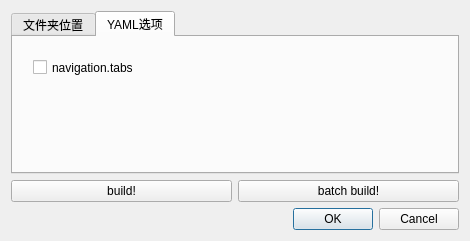
<?xml version="1.0" encoding="UTF-8"?>
<ui version="4.0">
 <class>Dialog</class>
 <widget class="QDialog" name="Dialog">
  <property name="geometry">
   <rect>
    <x>0</x>
    <y>0</y>
    <width>470</width>
    <height>241</height>
   </rect>
  </property>
  <property name="windowTitle">
   <string>Dialog</string>
  </property>
  <layout class="QVBoxLayout" name="verticalLayout_2">
   <item>
    <widget class="QTabWidget" name="tabWidget">
     <property name="currentIndex">
      <number>1</number>
     </property>
     <property name="documentMode">
      <bool>false</bool>
     </property>
     <property name="tabsClosable">
      <bool>false</bool>
     </property>
     <property name="tabBarAutoHide">
      <bool>false</bool>
     </property>
     <widget class="QWidget" name="folder">
      <attribute name="title">
       <string>文件夹位置</string>
      </attribute>
      <layout class="QVBoxLayout" name="verticalLayout">
       <item>
        <layout class="QHBoxLayout" name="s" stretch="0,0,0">
         <item>
          <widget class="QLabel" name="label">
           <property name="minimumSize">
            <size>
             <width>60</width>
             <height>0</height>
            </size>
           </property>
           <property name="maximumSize">
            <size>
             <width>16777215</width>
             <height>16777215</height>
            </size>
           </property>
           <property name="text">
            <string>源文件夹</string>
           </property>
          </widget>
         </item>
         <item>
          <widget class="QLineEdit" name="source"/>
         </item>
         <item>
          <widget class="QToolButton" name="select_source">
           <property name="text">
            <string>...</string>
           </property>
          </widget>
         </item>
        </layout>
       </item>
       <item>
        <layout class="QHBoxLayout" name="d" stretch="0,0,0">
         <item>
          <widget class="QLabel" name="label_2">
           <property name="minimumSize">
            <size>
             <width>60</width>
             <height>0</height>
            </size>
           </property>
           <property name="text">
            <string>目标文件夹</string>
           </property>
          </widget>
         </item>
         <item>
          <widget class="QLineEdit" name="destination"/>
         </item>
         <item>
          <widget class="QToolButton" name="select_dest">
           <property name="text">
            <string>...</string>
           </property>
          </widget>
         </item>
        </layout>
       </item>
       <item>
        <spacer name="verticalSpacer">
         <property name="orientation">
          <enum>Qt::Vertical</enum>
         </property>
         <property name="sizeHint" stdset="0">
          <size>
           <width>0</width>
           <height>2</height>
          </size>
         </property>
        </spacer>
       </item>
      </layout>
     </widget>
     <widget class="QWidget" name="yaml">
      <attribute name="title">
       <string>YAML选项</string>
      </attribute>
      <widget class="QCheckBox" name="check_nav_tab">
       <property name="geometry">
        <rect>
         <x>20</x>
         <y>20</y>
         <width>101</width>
         <height>21</height>
        </rect>
       </property>
       <property name="text">
        <string>navigation.tabs</string>
       </property>
      </widget>
     </widget>
    </widget>
   </item>
   <item>
    <layout class="QHBoxLayout" name="horizontalLayout">
     <item>
      <widget class="QPushButton" name="buildButton">
       <property name="text">
        <string>build!</string>
       </property>
      </widget>
     </item>
     <item>
      <widget class="QPushButton" name="batchbuildButton">
       <property name="text">
        <string>batch build!</string>
       </property>
      </widget>
     </item>
    </layout>
   </item>
   <item>
    <widget class="QDialogButtonBox" name="buttonBox">
     <property name="orientation">
      <enum>Qt::Horizontal</enum>
     </property>
     <property name="standardButtons">
      <set>QDialogButtonBox::Cancel|QDialogButtonBox::Ok</set>
     </property>
    </widget>
   </item>
  </layout>
 </widget>
 <resources/>
 <connections>
  <connection>
   <sender>buttonBox</sender>
   <signal>accepted()</signal>
   <receiver>Dialog</receiver>
   <slot>accept()</slot>
   <hints>
    <hint type="sourcelabel">
     <x>248</x>
     <y>254</y>
    </hint>
    <hint type="destinationlabel">
     <x>157</x>
     <y>274</y>
    </hint>
   </hints>
  </connection>
  <connection>
   <sender>buttonBox</sender>
   <signal>rejected()</signal>
   <receiver>Dialog</receiver>
   <slot>reject()</slot>
   <hints>
    <hint type="sourcelabel">
     <x>316</x>
     <y>260</y>
    </hint>
    <hint type="destinationlabel">
     <x>286</x>
     <y>274</y>
    </hint>
   </hints>
  </connection>
 </connections>
</ui>
